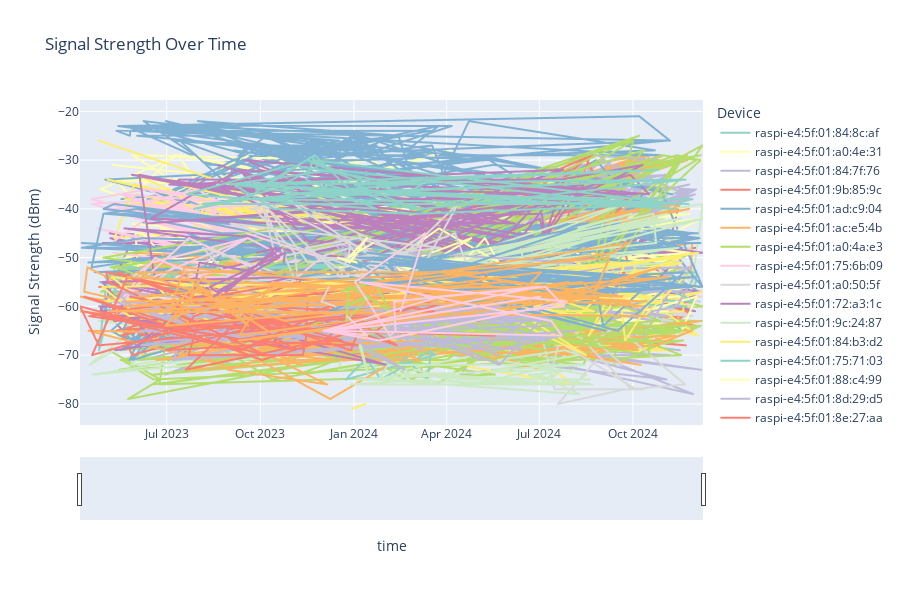
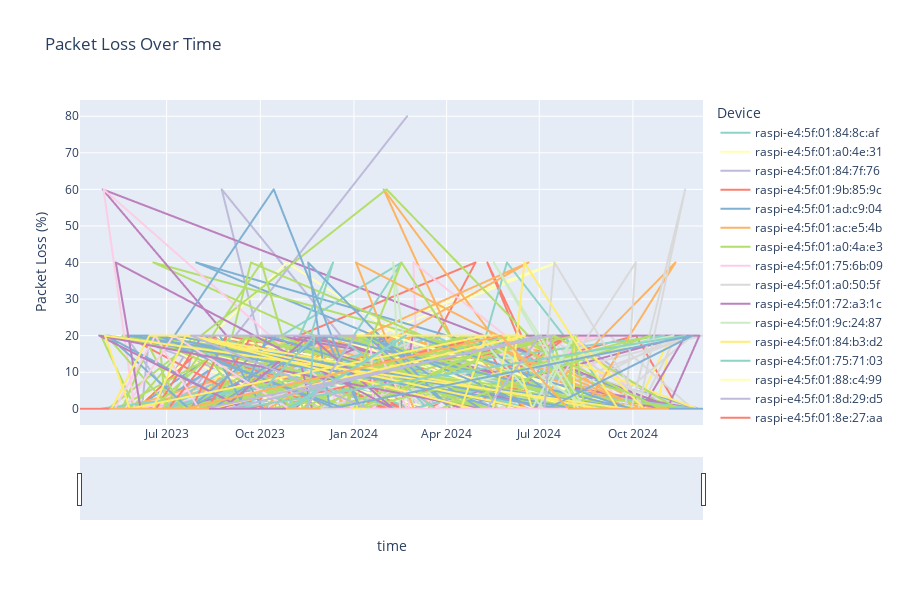

Notebook source saved alongside these figures, in order:
### Code cell
wifi_df = df[['label', 'time', 'signal (dBm)', 'packet_loss']].sample(n=5000).copy()
wifi_df['time'] = pd.to_datetime(wifi_df['time'])
fig_signal = px.line(wifi_df, 
                     x='time', 
                     y='signal (dBm)', 
                     color='label',
                     color_discrete_sequence=px.colors.qualitative.Set3,
                     title='Signal Strength Over Time', 
                     labels={'signal (dBm)': 'Signal Strength (dBm)',
                            'label': 'Device'})
fig_signal.update_layout(
    showlegend=True,
    legend_title_text='Device',
    height=600
)
fig_signal.update_xaxes(rangeslider_visible=True)
fig_signal.show()
fig_loss = px.line(wifi_df, 
                   x='time', 
                   y='packet_loss', 
                   color='label',
                   color_discrete_sequence=px.colors.qualitative.Set3,
                   title='Packet Loss Over Time', 
                   labels={'packet_loss': 'Packet Loss (%)',
                          'label': 'Device'})
fig_loss.update_layout(
    showlegend=True,
    legend_title_text='Device',
    height=600
)
fig_loss.update_xaxes(rangeslider_visible=True)
fig_loss.show()
